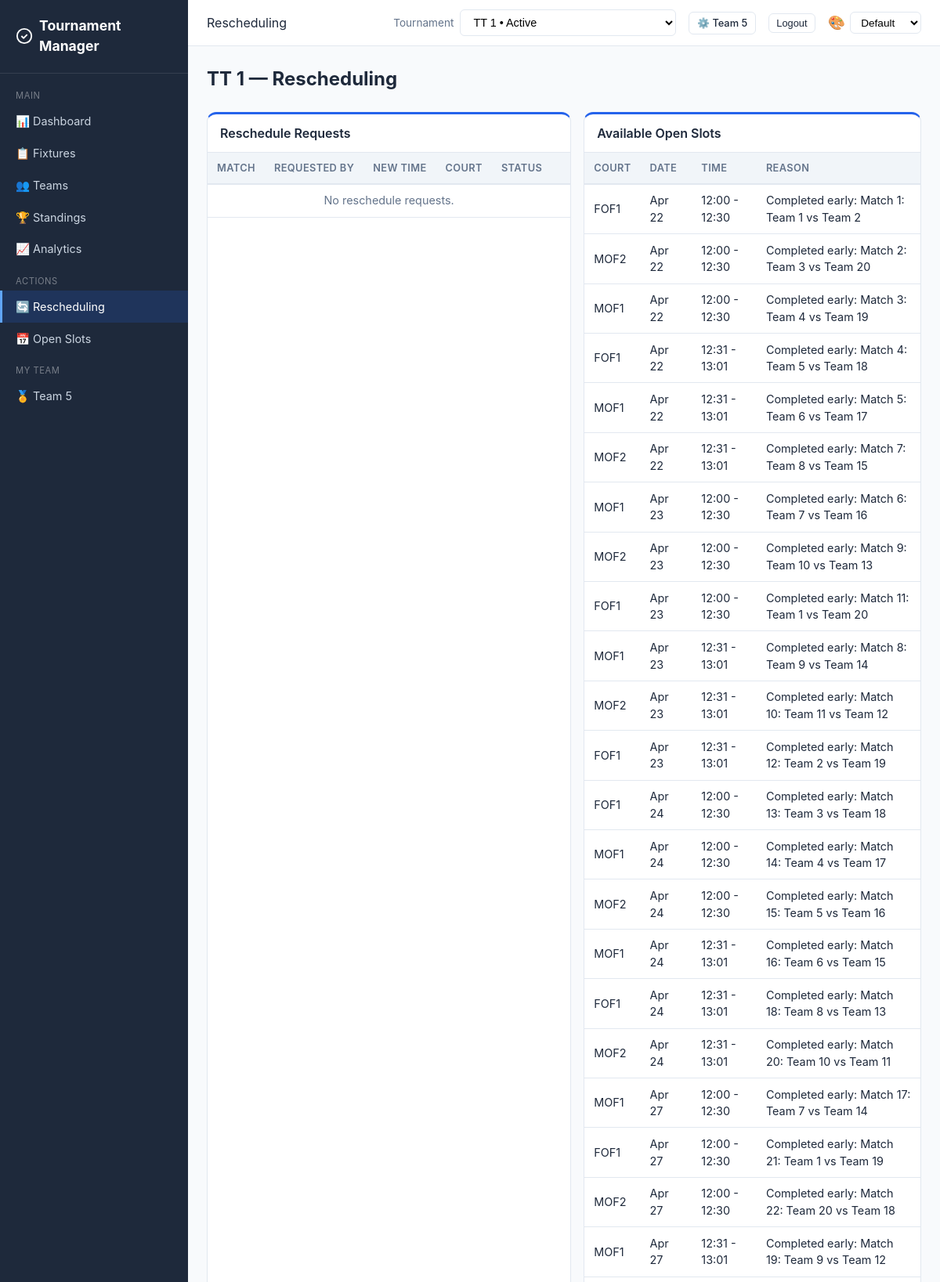
Page /rescheduling/ (signed in, upper part) on the committed database.
### core/models.py (models this page shows, shortened)
class Team(models.Model):
    STATUS_CHOICES = [
        ("active", "Active"),
        ("withdrawn", "Withdrawn"),
    ]
    user = models.ForeignKey(User, on_delete=models.CASCADE, related_name="captained_teams")
    tournament = models.ForeignKey(
        Tournament, on_delete=models.CASCADE, related_name="teams"
    )
    name = models.CharField(max_length=100)
    department = models.CharField(max_length=120, blank=True, default="")
    status = models.CharField(max_length=20, choices=STATUS_CHOICES, default="active")
    withdrawn_at = models.DateTimeField(null=True, blank=True)
    group = models.CharField(max_length=5, blank=True, default="")
    preferred_courts = models.ManyToManyField(Court, blank=True, related_name="preferred_by")
    availability_notes = models.TextField(blank=True, default="")
    seed = models.IntegerField(default=0)
    class Meta:
        unique_together = [["tournament", "name"], ["tournament", "user"]]

class Tournament(models.Model):
    FORMAT_CHOICES = [
        ("round_robin", "Round Robin"),
        ("double_round_robin", "Double Round Robin"),
        ("knockout", "Knockout"),
        ("double_elimination", "Double Elimination"),
        ("consolation", "Consolation"),
        ("hybrid", "Hybrid (Groups + Knockout)"),
    ]
    SPORT_CHOICES = [
        ("badminton", "Badminton"),
        ("tennis", "Tennis"),
        ("volleyball", "Volleyball"),
        ("basketball", "Basketball"),
        ("soccer", "Soccer"),
        ("cricket", "Cricket"),
        ("table_tennis", "Table Tennis"),
        ("other", "Other"),
    ]
    WITHDRAWAL_POLICY_CHOICES = [
        ("forfeit", "Forfeit remaining matches"),
        ("void", "Void remaining matches"),
    ]
    name = models.CharField(max_length=200)
    sport_type = models.CharField(
        max_length=30, choices=SPORT_CHOICES, default="other",
        help_text="Type of sport for this tournament",
    )
    format = models.CharField(max_length=30, choices=FORMAT_CHOICES)
    players_per_team = models.IntegerField(
        default=1, help_text="Number of players required per team",
    )
    status = models.CharField(
        max_length=20,
        choices=[
            ("setup", "Setup"),
            ("registration_open", "Registration Open"),
            ("ready", "Ready for Scheduling"),
            ("scheduled", "Schedule Draft Ready"),
            ("active", "Active"),
            ("completed", "Completed"),
        ],
        default="setup",
    )
    created_at = models.DateTimeField(auto_now_add=True)
    started_at = models.DateTimeField(null=True, blank=True)
    completed_at = models.DateTimeField(null=True, blank=True)
    start_date = models.DateField(
        default=timezone.localdate,
        null=True,
        blank=True,
        help_text="Date from which automatic scheduling should begin",
    )
    expected_teams_count = models.PositiveIntegerField(
        default=0,
        blank=True,
        help_text="Expected number of teams before the tournament can start",
    )
    points_per_win = models.IntegerField(default=3)
    points_per_loss = models.IntegerField(default=0)
    points_per_draw = models.IntegerField(default=1)
    tiebreaker_order = models.TextField(
        default='["game_diff", "games_won", "head_to_head"]'
    )
    num_groups = models.IntegerField(default=2, help_text="For hybrid format")
    teams_per_group_advance = models.IntegerField(
        default=2, help_text="Teams advancing from each group"
    )
    withdrawal_policy = models.CharField(
        max_length=20, choices=WITHDRAWAL_POLICY_CHOICES, default="forfeit"
    )
    default_match_duration = models.IntegerField(
        default=30, help_text="Minutes per match"
    )
    champion = models.ForeignKey(
        "Team",
        null=True,
        blank=True,
        on_delete=models.SET_NULL,
        related_name="championships",
        help_text="Team that won the tournament",
    )

class OpenSlot(models.Model):
    tournament = models.ForeignKey(
        Tournament, on_delete=models.CASCADE, related_name="open_slots"
    )
    court = models.ForeignKey(Court, on_delete=models.CASCADE)
    start_time = models.DateTimeField()
    end_time = models.DateTimeField()
    reason = models.CharField(max_length=200, default="")
    created_at = models.DateTimeField(auto_now_add=True)
    class Meta:
        ordering = ["start_time"]

class Court(models.Model):
    tournament = models.ForeignKey(
        Tournament, on_delete=models.CASCADE, related_name="courts"
    )
    name = models.CharField(max_length=100)
    is_available = models.BooleanField(default=True)
    class Meta:
        unique_together = ["tournament", "name"]

### core/views.py (the view)
# urls.py: path("rescheduling/", views.rescheduling_view, name="rescheduling"),
@login_required
def rescheduling_view(request):
    tournament = _get_tournament(request)
    if not tournament:
        return render(request, "core/rescheduling.html", _tournament_context(request, tournament))
    _sync_open_slots_for_tournament(tournament)
    team = _get_team(request.user)
    requests_qs = RescheduleRequest.objects.filter(
        match__tournament=tournament
    ).select_related("match", "requested_by", "new_court").order_by("-created_at")
    if team and not _is_organizer(request.user):
        requests_qs = requests_qs.filter(
            Q(requested_by=team) | Q(match__team1=team) | Q(match__team2=team)
        )
    return render(request, "core/rescheduling.html", {
        "tournament": tournament, "requests": requests_qs,
        "open_slots": tournament.open_slots.select_related("court").filter(end_time__gt=timezone.now()), "team": team,
        **_tournament_context(request, tournament),
    })

### templates/core/rescheduling.html (shortened to what this page needs)
{% extends "core/base.html" %}
{% block page_header %}Rescheduling{% endblock %}
{% block content %}
<h1 class="page-title">{% if tournament %}{{ tournament.name }} — {% endif %}Rescheduling</h1>
{% if tournament %}
<div class="grid grid-2">
    <div class="card">
        <div class="card-header">Reschedule Requests</div>
        <div class="table-container">
        <table>
            <thead><tr><th>Match</th><th>Requested By</th><th>New Time</th><th>Court</th><th>Status</th><th></th></tr></thead>
            <tbody>
            {% for rr in requests %}
            <tr>
                <td><a href="{% url 'match_detail' pk=rr.match.pk %}">Match #{{ rr.match.match_number }}</a></td>
                <td>{{ rr.requested_by.name }}</td>
                <td>{{ rr.new_time|date:"M d, H:i" }}</td>
                <td>{{ rr.new_court.name|default:"-" }}</td>
                <td><span class="badge badge-{{ rr.status }}">{{ rr.get_status_display }}</span></td>
                <td>
                    {% if rr.status == "pending" and team and rr.requested_by != team %}
                    <form method="post" action="{% url 'respond_reschedule' pk=rr.pk %}" style="display:inline">
                        {% csrf_token %}
                        <input type="hidden" name="action" value="approve">
                        <button type="submit" class="btn btn-success btn-sm">✓</button>
                    </form>
                    <form method="post" action="{% url 'respond_reschedule' pk=rr.pk %}" style="display:inline">
                        {% csrf_token %}
                        <input type="hidden" name="action" value="reject">
                        <button type="submit" class="btn btn-danger btn-sm">✗</button>
                    </form>
                    {% endif %}
                </td>
            </tr>
            {% empty %}
            <tr><td colspan="6" class="text-center text-muted">No reschedule requests.</td></tr>
            {% endfor %}
            </tbody>
        </table>
        </div>
    </div>
    <div class="card">
        <div class="card-header">Available Open Slots</div>
        <div class="table-container">
        <table>
            <thead><tr><th>Court</th><th>Date</th><th>Time</th><th>Reason</th></tr></thead>
            <tbody>
            {% for slot in open_slots %}
            <tr>
                <td>{{ slot.court.name }}</td>
                <td>{{ slot.start_time|date:"M d" }}</td>
                <td>{{ slot.start_time|date:"H:i" }} - {{ slot.end_time|date:"H:i" }}</td>
                <td>{{ slot.reason }}</td>
            </tr>
            {% empty %}
            <tr><td colspan="4" class="text-center text-muted">No open slots.</td></tr>
            {% endfor %}
            </tbody>
        </table>
        </div>
    </div>
</div>
{% else %}
<p class="text-muted">No tournament active.</p>
{% endif %}
{% endblock %}

### templates/core/base.html (shortened to what this page needs)
{% load static %}
<!DOCTYPE html>
<html lang="en">
<head>
    <link rel="stylesheet" href="{% static 'css/style.css' %}?v={% now 'YmdHis' %}">
</head>
<body>
{% if user.is_authenticated %}
<div class="app-layout">
    <aside class="sidebar">
        <div class="sidebar-brand">
            <svg viewBox="0 0 24 24" fill="none" stroke="currentColor" stroke-width="2"><circle cx="12" cy="12" r="10"/><path d="M8 12l3 3 5-5"/></svg>
            Tournament Manager
        </div>
        <nav class="sidebar-nav">
            <div class="sidebar-section">Main</div>
            <a href="{% url 'dashboard' %}" class="{% if request.resolver_match.url_name == 'dashboard' %}active{% endif %}">📊 Dashboard</a>
            <a href="{% url 'fixtures' %}" class="{% if request.resolver_match.url_name == 'fixtures' %}active{% endif %}">📋 Fixtures</a>
            <a href="{% url 'teams' %}" class="{% if request.resolver_match.url_name == 'teams' or request.resolver_match.url_name == 'team_detail' %}active{% endif %}">👥 Teams</a>
            <a href="{% url 'standings' %}" class="{% if request.resolver_match.url_name == 'standings' %}active{% endif %}">🏆 Standings</a>
            <a href="{% url 'analytics' %}" class="{% if request.resolver_match.url_name == 'analytics' %}active{% endif %}">📈 Analytics</a>
            <div class="sidebar-section">Actions</div>
            <a href="{% url 'rescheduling' %}" class="{% if request.resolver_match.url_name == 'rescheduling' %}active{% endif %}">🔄 Rescheduling</a>
            <a href="{% url 'open_slots' %}" class="{% if request.resolver_match.url_name == 'open_slots' %}active{% endif %}">📅 Open Slots</a>
            {% if team %}
            <div class="sidebar-section">My Team</div>
            <a href="{% url 'team_detail' pk=team.pk %}" class="{% if request.resolver_match.url_name == 'team_detail' %}active{% endif %}">🏅 {{ team.name }}</a>
            {% endif %}
        </nav>
    </aside>
    <div class="main-content">
        <header class="topbar">
            <div class="topbar-left">
                <span>{% block page_header %}{% endblock %}</span>
            </div>
            <div class="topbar-right">
                {% if user.is_staff and available_tournaments %}
                <form method="post" action="{% url 'select_tournament' %}" style="display:flex;align-items:center;gap:0.5rem;">
                    {% csrf_token %}
                    <input type="hidden" name="next" value="{{ request.get_full_path }}">
                    <label for="tournament-switch" class="text-muted" style="font-size:0.85rem;">Tournament</label>
                    <select id="tournament-switch" name="tournament_id" class="form-select" onchange="this.form.submit()" style="min-width:220px;">
                        {% for t in available_tournaments %}
                        <option value="{{ t.pk }}" {% if selected_tournament and t.pk == selected_tournament.pk %}selected{% endif %}>
                            {{ t.name }} • {{ t.get_status_display }}
                        </option>
                        {% endfor %}
                    </select>
                </form>
                {% elif user_tournaments %}
                <form method="post" action="{% url 'select_tournament' %}" style="display:flex;align-items:center;gap:0.5rem;">
                    <label for="user-tournament-switch" class="text-muted" style="font-size:0.85rem;">Tournament</label>
                    <select id="user-tournament-switch" name="tournament_id" class="form-select" onchange="this.form.submit()" style="min-width:200px;">
                        {% for t in user_tournaments %}
                        <option value="{{ t.pk }}" {% if selected_tournament and t.pk == selected_tournament.pk %}selected{% endif %}>
                            {{ t.name }} • {{ t.get_status_display }}
                        </option>
                        {% endfor %}
                    </select>
                </form>
                {% endif %}
                {% if team %}
                <a href="{% url 'team_detail' pk=team.pk %}" class="btn btn-outline btn-sm">&#9881;&#65039; {{ team.name }}</a>
                {% elif user.is_staff %}
                <span class="text-muted">Organizer: <strong>{{ user.username }}</strong></span>
                {% endif %}
                <form method="post" action="{% url 'logout' %}" style="display:inline;">
                    <button type="submit" class="btn btn-outline btn-sm">Logout</button>
                </form>
                <div class="theme-picker">
                    <label for="themeSelect" style="font-size:1.1rem;cursor:default;" title="Theme">🎨</label>
                    <select id="themeSelect" class="form-select" style="width:auto;padding:0.3rem 0.55rem;font-size:0.85rem;">
                        <option value="default">Default</option>
                    </select>
                </div>
            </div>
        </header>
        <div class="content">
            {% block content %}{% endblock %}
        </div>
    </div>
</div>
{% endif %}
</body>
</html>

### rows in the picture
Team: name "Team 5"
Tournament: name "TT 1"
OpenSlot: court.name "FOF1", start_time "Apr 22", start_time "12:00", end_time "12:30", reason "Completed early: Match 1: Team 1 vs Team 2"
OpenSlot: court.name "MOF2", start_time "Apr 22", start_time "12:00", end_time "12:30", reason "Completed early: Match 2: Team 3 vs Team 20"
OpenSlot: court.name "MOF1", start_time "Apr 22", start_time "12:00", end_time "12:30", reason "Completed early: Match 3: Team 4 vs Team 19"
OpenSlot: court.name "FOF1", start_time "Apr 22", start_time "12:31", end_time "13:01", reason "Completed early: Match 4: Team 5 vs Team 18"
OpenSlot: court.name "MOF1", start_time "Apr 22", start_time "12:31", end_time "13:01", reason "Completed early: Match 5: Team 6 vs Team 17"
OpenSlot: court.name "MOF2", start_time "Apr 22", start_time "12:31", end_time "13:01", reason "Completed early: Match 7: Team 8 vs Team 15"
OpenSlot: court.name "MOF1", start_time "Apr 23", start_time "12:00", end_time "12:30", reason "Completed early: Match 6: Team 7 vs Team 16"
OpenSlot: court.name "MOF2", start_time "Apr 23", start_time "12:00", end_time "12:30", reason "Completed early: Match 9: Team 10 vs Team 13"
OpenSlot: court.name "FOF1", start_time "Apr 23", start_time "12:00", end_time "12:30", reason "Completed early: Match 11: Team 1 vs Team 20"
OpenSlot: court.name "MOF1", start_time "Apr 23", start_time "12:31", end_time "13:01", reason "Completed early: Match 8: Team 9 vs Team 14"
OpenSlot: court.name "MOF2", start_time "Apr 23", start_time "12:31", end_time "13:01", reason "Completed early: Match 10: Team 11 vs Team 12"
OpenSlot: court.name "FOF1", start_time "Apr 23", start_time "12:31", end_time "13:01", reason "Completed early: Match 12: Team 2 vs Team 19"
OpenSlot: court.name "FOF1", start_time "Apr 24", start_time "12:00", end_time "12:30", reason "Completed early: Match 13: Team 3 vs Team 18"
OpenSlot: court.name "MOF1", start_time "Apr 24", start_time "12:00", end_time "12:30", reason "Completed early: Match 14: Team 4 vs Team 17"
OpenSlot: court.name "MOF2", start_time "Apr 24", start_time "12:00", end_time "12:30", reason "Completed early: Match 15: Team 5 vs Team 16"
OpenSlot: court.name "MOF1", start_time "Apr 24", start_time "12:31", end_time "13:01", reason "Completed early: Match 16: Team 6 vs Team 15"
OpenSlot: court.name "FOF1", start_time "Apr 24", start_time "12:31", end_time "13:01", reason "Completed early: Match 18: Team 8 vs Team 13"
OpenSlot: court.name "MOF2", start_time "Apr 24", start_time "12:31", end_time "13:01", reason "Completed early: Match 20: Team 10 vs Team 11"
OpenSlot: court.name "MOF1", start_time "Apr 27", start_time "12:00", end_time "12:30", reason "Completed early: Match 17: Team 7 vs Team 14"
OpenSlot: court.name "FOF1", start_time "Apr 27", start_time "12:00", end_time "12:30", reason "Completed early: Match 21: Team 1 vs Team 19"
OpenSlot: court.name "MOF2", start_time "Apr 27", start_time "12:00", end_time "12:30", reason "Completed early: Match 22: Team 20 vs Team 18"
OpenSlot: court.name "MOF1", start_time "Apr 27", start_time "12:31", end_time "13:01", reason "Completed early: Match 19: Team 9 vs Team 12"

### other values in the picture
form field tournament_id "TT 1 • Active"
